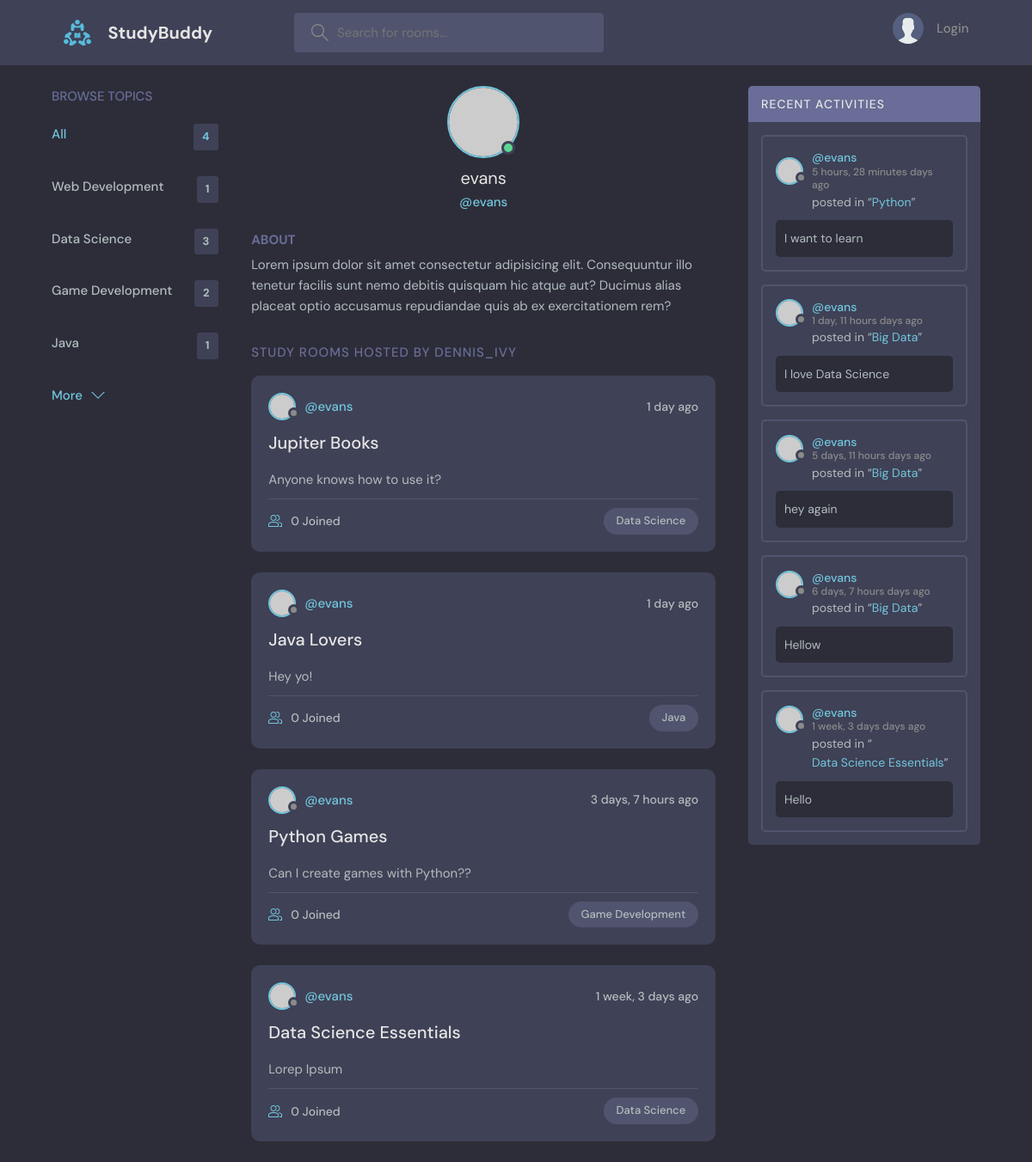
The app's page /profile/1/, older data.
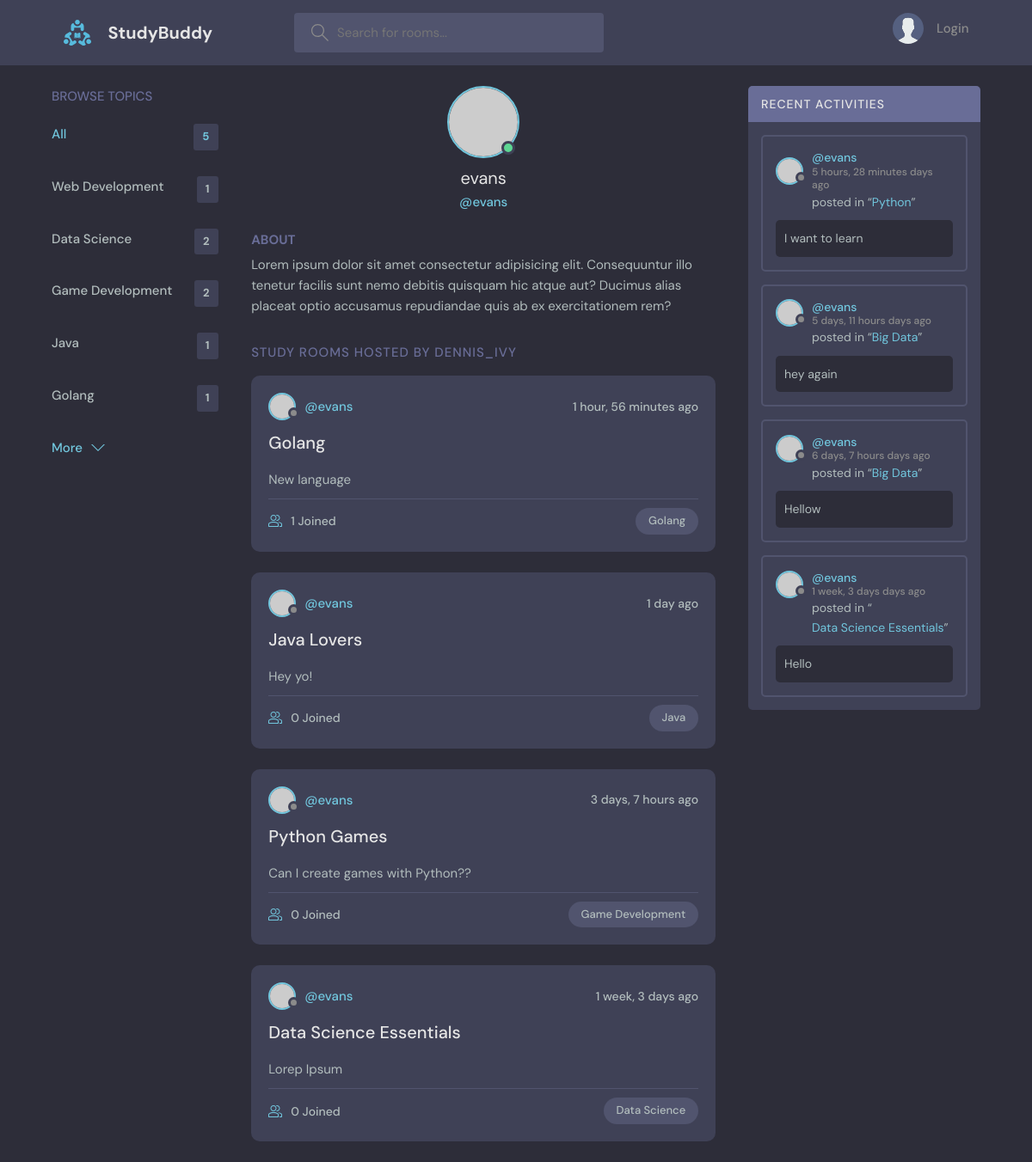
The same page, newer data.
### base/models.py (models this page shows, shortened)
class Topic(models.Model):
    name = models.CharField(max_length=200)

class Room(models.Model):
    host = models.ForeignKey(User, on_delete=models.SET_NULL, null=True)
    topic = models.ForeignKey(Topic, on_delete=models.SET_NULL, null=True)
    name = models.CharField(max_length=200)
    description = models.TextField(null=True)
    participants = models.ManyToManyField(User, related_name='participants', blank=True)
    updated = models.DateTimeField(auto_now=True)
    created = models.DateTimeField(auto_now_add=True)
    def __str__(self):
        return self.name
    class Meta:
        ordering = ['-updated', '-created']

class Message(models.Model):
    user = models.ForeignKey(User, on_delete=models.CASCADE)
    room = models.ForeignKey(Room, on_delete=models.CASCADE)
    body = models.TextField()
    updated = models.DateTimeField(auto_now=True)
    created = models.DateTimeField(auto_now_add=True)
    class Meta:
        ordering = ['-updated', '-created']

### base/views.py (the view)
# urls.py: path('profile/<str:pk>/',views.userProfile, name='user-profile'),
def userProfile(request, pk):
    user = User.objects.get(id=pk)
    rooms = user.room_set.all()
    room_messages = user.message_set.all()
    topics = Topic.objects.all()
    context = {'user': user, 'rooms': rooms, 'room_messages': room_messages, 'topics': topics}
    return render(request, 'base/profile.html', context)

### base/templates/base/profile.html (shortened to what this page needs)
{% extends 'main.html' %}
{% block content %}
  <main class="profile-page layout layout--3">
    <div class="container">
      {% include 'base/topics_component.html' %}
      <div class="roomList">
        <div class="profile">
          <div class="profile__avatar">
            <div class="avatar avatar--large active">
              <img src="https://randomuser.me/api/portraits/men/11.jpg" />
            </div>
          </div>
          <div class="profile__info">
            <h3>{{user.username}}</h3>
            <p>@{{user.username}}</p>
          </div>
          <div class="profile__about">
            <h3>About</h3>
            <p>
              Lorem ipsum dolor sit amet consectetur adipisicing elit. Consequuntur illo tenetur
              facilis sunt nemo debitis quisquam hic atque aut? Ducimus alias placeat optio
              accusamus repudiandae quis ab ex exercitationem rem?
            </p>
          </div>
        </div>
        <div class="roomList__header">
          <div>
            <h2>Study Rooms Hosted by dennis_ivy</a>
            </h2>
          </div>
        </div>
        {% include 'base/feed_component.html' %}
      </div>
      {% include 'base/activity_component.html' %}
    </div>
  </main>
{% endblock content %}

### templates/main.html (shortened to what this page needs)
<!DOCTYPE html>
{% load static %}
<html lang="en">
  <head>
    <link rel="stylesheet" href="{% static 'styles/style.css' %}" />
  </head>
  <body>
    {% include 'navbar.html' %}
        {% block content %}
        {% endblock content %}
  </body>
</html>

### templates/navbar.html (shortened to what this page needs)
{% load static %}
<header class="header header--loggedIn">
    <div class="container">
      <a href="{% url 'home' %}" class="header__logo">
        <img src="{% static 'images/logo.svg' %}" />
        <h1>StudyBuddy</h1>
      </a>
      <form class="header__search" method="GET" action="{% url 'home' %}">
        <label>
          <input name="q" placeholder="Search for rooms..."  />
        </label>
      </form>
      <nav class="header__menu">
        {% if request.user.is_authenticated %}
        <div class="header__user">
          <a href="{% url 'user-profile' request.user.id %}">
            <div class="avatar avatar--medium active">
              <img src="https://randomuser.me/api/portraits/men/37.jpg" />
            </div>
            <p>{{request.user.username}} <span>@{{request.user.username}}</span></p>
          </a>
          <button class="dropdown-button">
            <svg version="1.1" xmlns="http://www.w3.org/2000/svg" width="32" height="32" viewBox="0 0 32 32">
              <title>chevron-down</title>
              <path d="M16 21l-13-13h-3l16 16 16-16h-3l-13 13z"></path>
            </svg>
          </button>
        </div>
        {% else %}
            <a href="{% url 'login' %}">
            <img src="{% static 'images/avatar.svg' %}" />
            <p>Login</p>
            </a>
        {% endif %}
      </nav>
    </div>
  </header>

### base/templates/base/topics_component.html
<div class="topics">
    <div class="topics__header">
      <h2>Browse Topics</h2>
    </div>
    <ul class="topics__list">
      <li>
        <a href="{% url 'home' %}" class="active">All <span>{{topics.count}}</span></a>
      </li>
      {% for topic in topics %}
      <li>
        <a href="{%  url 'home' %}?q={{topic.name}}">{{topic.name}} <span>{{topic.room_set.all.count}}</span></a>
      </li>
      {% endfor %}
    </ul>
    <a class="btn btn--link" href="{% url 'topics' %}">
      More
      <svg version="1.1" xmlns="http://www.w3.org/2000/svg" width="32" height="32" viewBox="0 0 32 32">
        <title>chevron-down</title>
        <path d="M16 21l-13-13h-3l16 16 16-16h-3l-13 13z"></path>
      </svg>
    </a>
  </div>

### base/templates/base/feed_component.html (shortened to what this page needs)
{% for room in rooms %}
    <div class="roomListRoom">
        <div class="roomListRoom__header">
            <a href="{% url 'user-profile' room.host.id %}" class="roomListRoom__author">
                <div class="avatar avatar--small">
                <img src="https://randomuser.me/api/portraits/women/11.jpg" />
                </div>
                <span>@{{room.host.username}}</span>
            </a>
            <div class="roomListRoom__actions">
                <span>{{room.created|timesince}} ago</span>
            </div>
        </div>
        <div class="roomListRoom__content">
            <a href ="{% url 'room' room.id %}">{{room.name}}</a>
            <p>
            {{room.description}}
            </p>
        </div>
        <div class="roomListRoom__meta">
        <a href="{% url 'room' room.id %}" class="roomListRoom__joined">
            {{room.participants.all.count}} Joined
        </a>
        <p class="roomListRoom__topic">{{room.topic.name}}</p>
        </div>
    </div>
{% endfor %}

### base/templates/base/activity_component.html (shortened to what this page needs)
<div class="activities">
        <div class="activities__header">
          <h2>Recent Activities</h2>
        </div>
        {% for message in room_messages %}
        <div class="activities__box">
          <div class="activities__boxHeader roomListRoom__header">
            <a href="{% url 'user-profile' message.user.id %}" class="roomListRoom__author">
              <div class="avatar avatar--small">
                <img src="https://randomuser.me/api/portraits/women/11.jpg" />
              </div>
              <p>
                @{{message.user}}
                <span>{{message.created|timesince}} days ago</span>
              </p>
            </a>
          </div>
          <div class="activities__boxContent">
            <p>posted in “<a href="{% url 'room' message.room.id %}">{{message.room}}</a>”</p>
            <div class="activities__boxRoomContent">
              {{message.body}}
            </div>
          </div>
        </div>
        {% endfor %}
      </div>

Row changes from the older to the newer data that the page shows:
removed Room: host.username "evans", created "1 day", name "Jupiter Books", description "Anyone knows how to use it?", participants.all.count "0", topic.name "Data Science"
removed Message: user "evans", created "1 day, 11 hours", room "Big Data", body "I love Data Science"
computed for Topic "Data Science": room_set.all.count "3" → "2"
added Topic: name "Golang", room_set.all.count "1"
added Room: host.username "evans", created "1 hour, 56 minutes", name "Golang", description "New language", participants.all.count "1", topic.name "Golang"
Text that changed along with them:
{{ topics.count }}: "4" → "5"
